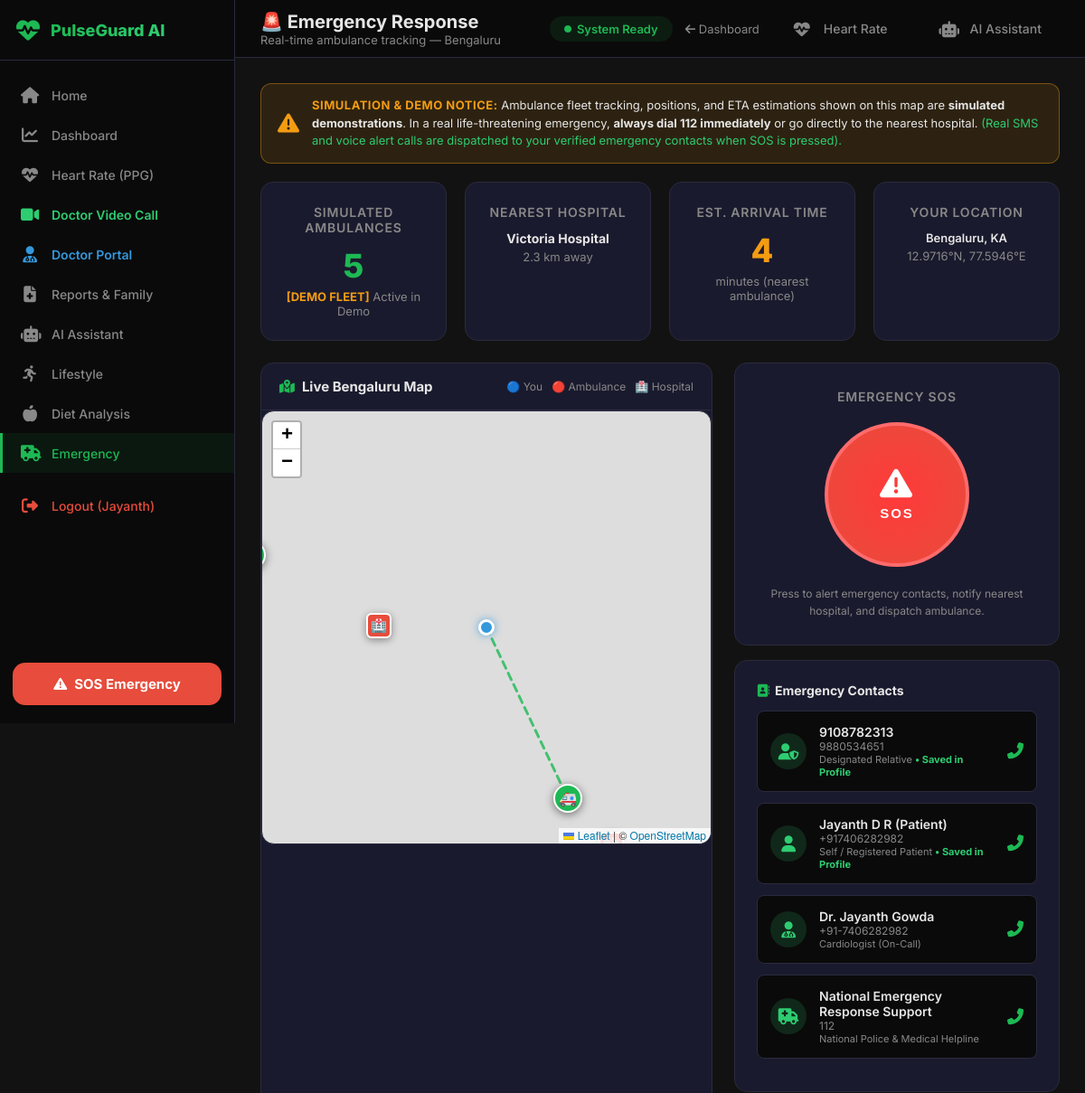
/emergency (signed in, upper part), run on an earlier commit of the app's database.
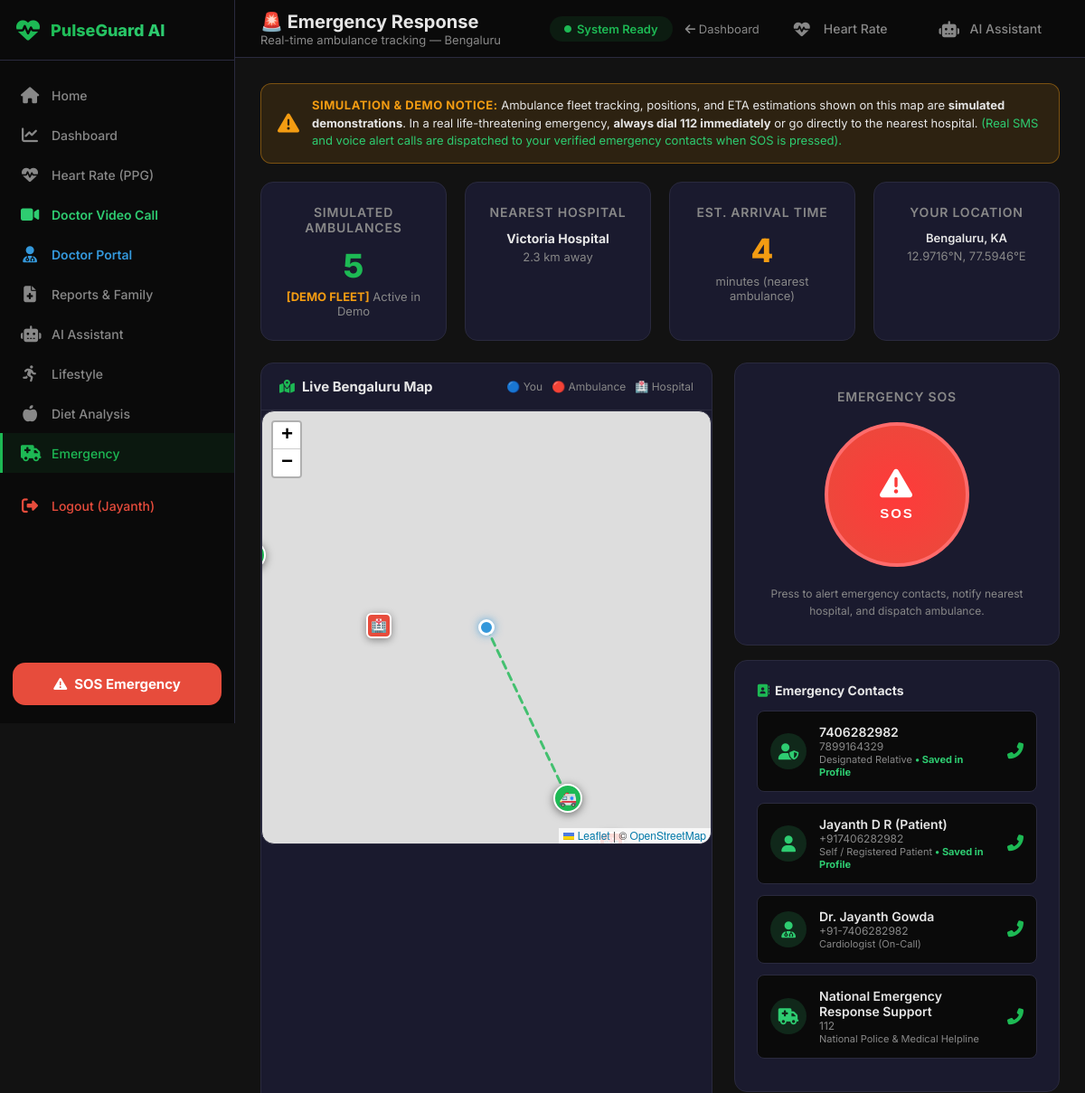
And on a later commit of the database.
### app.py (models this page shows)
class User(db.Model, UserMixin):
    id = db.Column(db.Integer, primary_key=True)
    full_name = db.Column(db.String(100), nullable=False)
    phone = db.Column(db.String(20), nullable=False, unique=True)
    email = db.Column(db.String(120), nullable=False, unique=True)
    password = db.Column(db.String(60), nullable=False)
    age = db.Column(db.Integer)
    gender = db.Column(db.String(20))
    health_info = db.Column(db.Text)
    baseline_hr = db.Column(db.Float, default=70.0)
    relative_name = db.Column(db.String(100))
    relative_phone = db.Column(db.String(20))
    relative_email = db.Column(db.String(120))
    relative_relation = db.Column(db.String(50))
    measurements = db.relationship('HealthMeasurement', backref='user', lazy=True)
    reports = db.relationship('Report', backref='user', lazy=True)
    symptoms = db.relationship('SymptomLog', backref='user', lazy=True)

### app.py (the view)
@app.route("/emergency")
@login_required
def emergency():
    user_contacts = []
    if current_user.relative_name:
        user_contacts.append({
            "name": current_user.relative_name,
            "phone": current_user.relative_phone or "Not provided",
            "relation": current_user.relative_relation or "Designated Relative",
            "icon": "fa-user-shield",
            "is_user_saved": True
        })
    if current_user.phone:
        user_contacts.append({
            "name": f"{current_user.full_name} (Patient)",
            "phone": current_user.phone,
            "relation": "Self / Registered Patient",
            "icon": "fa-user",
            "is_user_saved": True
        })
    user_contacts.append({
        "name": "Dr. Jayanth Gowda",
        "phone": "+91-7406282982",
        "relation": "Cardiologist (On-Call)",
        "icon": "fa-user-md",
        "is_user_saved": False
    })
    user_contacts.append({
        "name": "National Emergency Response Support",
        "phone": "112",
        "relation": "National Police & Medical Helpline",
        "icon": "fa-ambulance",
        "is_user_saved": False
    })
    return render_template("emergency.html", contacts=user_contacts)

### app.py (called while the page is built)
@login_manager.user_loader
def load_user(user_id):
    return User.query.get(int(user_id))

### templates/emergency.html (shortened to what the changed rows need)
<!DOCTYPE html>
<html lang="en">
<head>
  <link rel="stylesheet" href="https://cdnjs.cloudflare.com/ajax/libs/font-awesome/6.4.0/css/all.min.css"/>
  <link rel="stylesheet" href="https://unpkg.com/leaflet@1.9.4/dist/leaflet.css"/>
  <link rel="stylesheet" href="/static/pulseguard.css"/>
</head>
<body>
<aside class="pg-sidebar" id="sidebar">
  <nav class="sidebar-nav">
    {% if current_user.is_authenticated %}
    <a href="/logout" class="nav-item" style="color:#e74c3c; margin-top:14px;"><i class="fas fa-sign-out-alt"></i><span>Logout ({{ current_user.full_name.split()[0] }})</span></a>
    {% else %}
    <a href="/login" class="nav-item" style="color:#2ecc71; margin-top:14px;"><i class="fas fa-sign-in-alt"></i><span>Login</span></a>
    <a href="/register" class="nav-item"><i class="fas fa-user-plus"></i><span>Register</span></a>
    {% endif %}
  </nav>
</aside>
<main class="pg-main">
  <header class="pg-header">
    <div>
      <h1>🚨 Emergency Response</h1>
    </div>
  </header>
  <div class="pg-content">
    <div style="display:grid;grid-template-columns:1fr 360px;gap:24px;margin-bottom:24px;" class="fade-in" id="main-grid">
      <div style="display:flex;flex-direction:column;gap:16px;">
        <div class="card">
          <div id="contacts-list">
            {% if contacts %}
              {% for c in contacts %}
              <div class="hospital-card" style="cursor:default; {% if c.type == 'emergency' %}border-color:rgba(231,76,60,0.4);{% endif %}">
                <div class="hospital-icon" style="{% if c.type == 'emergency' %}background:rgba(231,76,60,0.2); color:#e74c3c;{% else %}background:rgba(46,204,113,0.15); color:#2ecc71;{% endif %}">
                  <i class="fas {{ c.icon }}"></i>
                </div>
                <div>
                  <div class="hospital-name">{{ c.name }}</div>
                  <div class="hospital-phone">{{ c.phone }}</div>
                  <div style="font-size:11px; color:var(--muted);">
                    {{ c.relation }} {% if c.is_user_saved %}<span style="color:#2ecc71; font-weight:700;">&bull; Saved in Profile</span>{% endif %}
                  </div>
                </div>
                {% if c.phone and c.phone != 'Not provided' %}
                <a href="tel:{{ c.phone }}" style="margin-left:auto; color:{% if c.type == 'emergency' %}var(--danger){% else %}var(--primary){% endif %}; font-size:18px;" title="Call {{ c.name }}">
                  <i class="fas fa-phone-alt"></i>
                </a>
                {% endif %}
              </div>
              {% endfor %}
            {% else %}
              <div style="padding:15px; font-size:13px; color:var(--muted);">
                No emergency contacts saved. Please configure in your profile.
              </div>
            {% endif %}
          </div>
        </div>
      </div>
    </div>
  </div>
</main>
</body>
</html>

What changed in the data, as far as the page shows it:
changed User "Jayanth": name "9108782313" → "7406282982"; phone "9880534651" → "7899164329"
